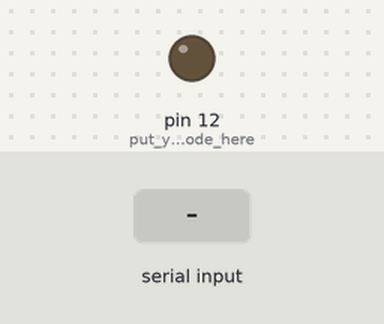
This sketch was run on a simulated Arduino Uno, built with avr-gcc and run on an emulated ATmega328P. On the bench: output pins drawn as LEDs (lit = HIGH). The test bench sets the inputs (shaded band).

Above: at 1.2 s.
1.3 s: "1" received over Serial
At 2.2 s:
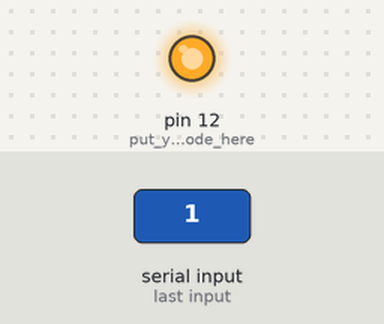
2.8 s: "2" received over Serial
At 3.3 s:
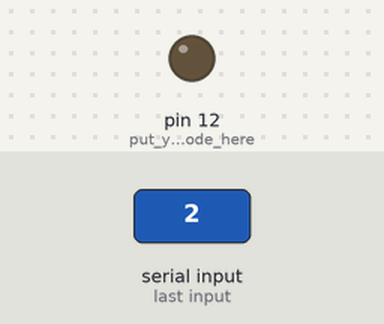
Timing chart, 0 to 5.8 s (numbered marks = the images above; inputs shaded):
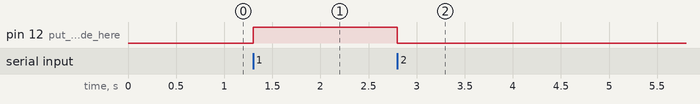

The sketch:

Phuko.ino
```cpp
void setup() {
  pinMode(12,OUTPUT);  // put your setup code here, to run once:
Serial.begin(9600);
}

int a;
void loop() {
  // put your main code here, to run repeatedly:
//if(Serial.available()>0)
{a=Serial.read();
}

if(a=='1')
{digitalWrite(12,HIGH);
 }
else if(a=='2')
 digitalWrite(12,LOW);
}
```

Measured:
- after the input at 1.3 s, pin 12 (put_your_setup_code_here): LOW → HIGH at once
- after the input at 2.8 s, pin 12 (put_your_setup_code_here): HIGH → LOW at once
